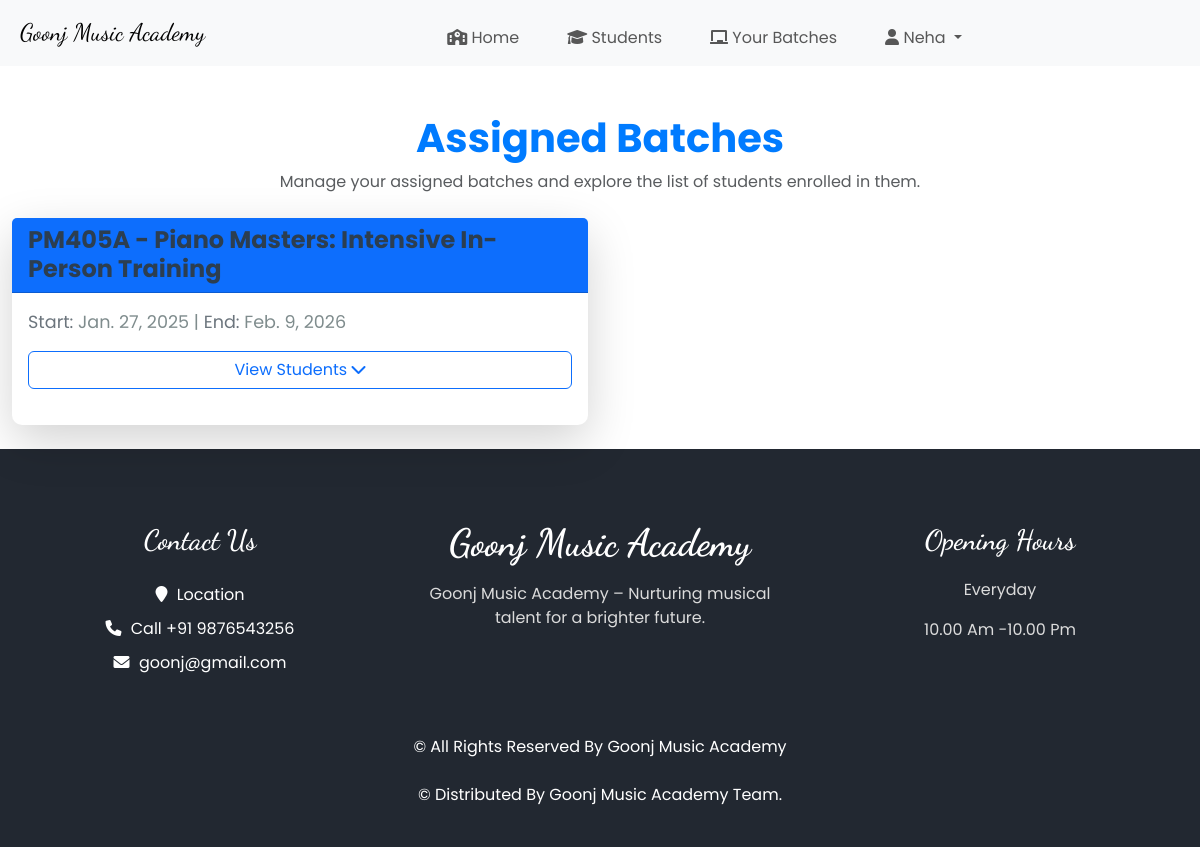
Page /teacher_batches/ (signed in) on the committed database.
### account/models.py (models this page shows, shortened)
class CustomUser(AbstractUser):
    contact = models.CharField(
        max_length=10,
        blank=True,
        null=True,
        validators=[RegexValidator(r'^\d{10}$', 'Enter a valid 10-digit contact number')],
    )
    profile_picture = models.ImageField(upload_to='profile_pics/', null=True, blank=True)

### product/models.py (models this page shows, shortened)
class Batch(models.Model):
    course = models.ForeignKey(OfflineCourse, on_delete=models.CASCADE)
    batch_code = models.CharField(max_length=50, unique=True)
    start_date = models.DateField()
    end_date = models.DateField()
    start_time = models.TimeField(default="09:00:00")  # New field for start time
    end_time = models.TimeField(default="17:00:00")    # New field for end time
    teacher = models.ForeignKey('account.Teacher', on_delete=models.SET_NULL, null=True)
    max_students = models.PositiveIntegerField(default=30)  # Maximum number of students
    current_students = models.PositiveIntegerField(default=0)  # Number of students enrolled

class OfflineCourse(models.Model):
    title = models.CharField(max_length=255)
    course_code = models.CharField(max_length=50, unique=True)
    description = RichTextField()
    category = models.ForeignKey(Category, on_delete=models.CASCADE)
    fees = models.DecimalField(max_digits=10, decimal_places=2)
    created_at = models.DateTimeField(default=timezone.now)  # Timestamp for creation
    updated_at = models.DateTimeField(auto_now=True)
    image = models.ImageField(upload_to='course_images/', blank=True, null=True)

### account/views.py (the view)
# urls.py: path('teacher_batches/', views.teacher_batches, name='teacher_batches'),
def teacher_batches(request):
    if not request.user.is_authenticated:
        return redirect('signin')
    if not hasattr(request.user, 'teacher'):
        return render(request, '403.html')
    teacher = request.user.teacher
    batches = Batch.objects.filter(teacher=teacher)
    batch_student_mapping = {}
    for batch in batches:
        enrolled_students = Enrollment.objects.filter(batch=batch).values_list('student', flat=True)
        students = Student.objects.filter(id__in=enrolled_students)
        batch_student_mapping[batch] = students
    context = {
        'batch_student_mapping': batch_student_mapping,
    }
    return render(request, 'batches.html', context)

### templates/batches.html (shortened to what this page needs)
{% extends 'teacher_base.html' %}
{% load static %}
{% block content %}
<div class="container mt-5">
    <h1 class="fw-bold text-primary text-center">Assigned Batches</h1>
    <p class="text-center text-muted">Manage your assigned batches and explore the list of students enrolled in them.
    </p>
    <div class="row mt-4">
        {% for batch, students in batch_student_mapping.items %}
        <div class="col-md-6 mb-4">
            <div class="card border-0 shadow-lg h-100">
                <div class="card-header bg-primary text-white">
                    <h5 class="card-title mb-0">{{ batch.batch_code }} - {{ batch.course.title }}</h5>
                </div>
                <div class="card-body">
                    <p class="card-text">
                        <span class="text-secondary">Start:</span> {{ batch.start_date }} |
                        <span class="text-secondary">End:</span> {{ batch.end_date }}
                    </p>
                    <button class="btn btn-outline-primary w-100" type="button" data-bs-toggle="collapse"
                        data-bs-target="#students-{{ batch.id }}" aria-expanded="false"
                        aria-controls="students-{{ batch.id }}">
                        View Students <i class="fa-solid fa-chevron-down"></i>
                    </button>
                </div>
            </div>
        </div>
        {% endfor %}
    </div>
</div>
{% endblock content %}

### templates/teacher_base.html (shortened to what this page needs)
{% load static %}
<!DOCTYPE html>
<html lang="en">
<head>
  <link href="https://cdn.jsdelivr.net/npm/bootstrap@5.3.0-alpha1/dist/css/bootstrap.min.css" rel="stylesheet">
  <link href="https://cdnjs.cloudflare.com/ajax/libs/font-awesome/6.0.0-beta3/css/all.min.css" rel="stylesheet">
  <link href="https://cdn.jsdelivr.net/npm/bootstrap-icons/font/bootstrap-icons.css" rel="stylesheet">
  <link rel="stylesheet" href="{% static 'css/style.css' %}">
</head>
<body>
  {% block header %}
  <nav class="navbar navbar-expand-lg navbar-light bg-light sticky-top">
    <div class="container-fluid">
      <a class="navbar-brand ms-2" href="{% url 'teacher_index' %}">Goonj Music Academy</a>
      <div class="collapse navbar-collapse" id="navbarNav">
        <ul class="navbar-nav d-flex w-100 justify-content-center">
          <li class="nav-item mx-3">
            <a class="nav-link" href="{% url 'teacher_index' %}">
              <i class="fa-solid fa-school"></i> Home
            </a>
          </li>
          <li class="nav-item mx-3">
            <a class="nav-link" href="{% url 'view_enrolled_students' %}">
              <i class="fa-solid fa-graduation-cap"></i> Students
            </a>
          </li>
          <li class="nav-item mx-3">
            <a class="nav-link" href="{% url 'teacher_batches' %}">
              <i class="fa-solid fa-chalkboard"></i> Your Batches
            </a>
          </li>
          <li class="nav-item dropdown mx-3">
            {% if user.is_authenticated %}
            <a class="nav-link dropdown-toggle" href="#" id="userDropdown" role="button" data-bs-toggle="dropdown"
              aria-expanded="false">
              <i class="fas fa-user"></i> {{ user.first_name|capfirst }}
            </a>
            {% endif %}
          </li>
        </ul>
      </div>
    </div>
  </nav>
  {% endblock header %}
  {% block content %}
  {% endblock content %}
  {% block footer %}
  <footer class="footer_section">
    <div class="container">
      <div class="row">
        <div class="col-md-4 footer-col">
          <div class="footer_contact">
            <h4>
              Contact Us
            </h4>
            <div class="contact_link_box">
              <a href="">
                <i class="fa fa-map-marker" aria-hidden="true"></i>
                <span>
                  Location
                </span>
              </a>
              <a href="">
                <i class="fa fa-phone" aria-hidden="true"></i>
                <span>
                  Call +91 9876543256
                </span>
              </a>
              <a href="">
                <i class="fa fa-envelope" aria-hidden="true"></i>
                <span>
                  goonj@gmail.com
                </span>
              </a>
            </div>
          </div>
        </div>
        <div class="col-md-4 footer-col">
          <div class="footer_detail">
            <a href="" class="footer-logo">
              Goonj Music Academy
            </a>
            <p>
              Goonj Music Academy – Nurturing musical talent for a brighter future.
            </p>
          </div>
        </div>
        <div class="col-md-4 footer-col">
          <h4>
            Opening Hours
          </h4>
          <p>
            Everyday
          </p>
          <p>
            10.00 Am -10.00 Pm
          </p>
        </div>
      </div>
      <div class="footer-info">
        <p>
          &copy;  All Rights Reserved By
          <a href="https://html.design/">Goonj Music Academy</a><br><br>
          &copy;  Distributed By
          <a href="https://themewagon.com/" target="_blank">Goonj Music Academy Team.</a>
        </p>
      </div>
    </div>
  </footer>
  {% endblock footer %}
</body>
</html>

### static/css/style.css (style rules this page uses)
body { font-family: 'Poppins', sans-serif; }
.navbar-brand, .carousel-caption h3, .carousel-caption p, .carousel-caption .btn { font-family: 'Dancing Script', cursive; font-size: 1.5rem; }
a { color: inherit; text-decoration: none; }
.card-body { text-align: center; }
.text-primary { color: #007bff !important; }
.text-muted { color: #6c757d; }
.shadow-lg { box-shadow: 0px 10px 20px rgba(0, 0, 0, 0.1); }
.footer_section { background-color: #222831; color: #ffffff; padding: 75px 0 40px 0; text-align: center; }
.footer_section h4 { font-size: 28px; }
.footer_section h4, .footer_section .footer-logo { font-weight: 600; margin-bottom: 20px; font-family: 'Dancing Script', cursive; }
.footer_section p { color: #dbdbdb; }
.footer_section .footer-col { margin-bottom: 30px; }
.footer_section .footer_contact .contact_link_box { display: -webkit-box; display: -ms-flexbox; display: flex; -webkit-box-orient: vertical; -webkit-box-direction: normal; -ms-flex-direction: column; flex-direction: column; }
.footer_section .footer_contact .contact_link_box a { margin: 5px 0; color: #ffffff; }
.footer_section .footer_contact .contact_link_box a i { margin-right: 5px; }
.footer_section .footer-logo { display: block; font-weight: bold; font-size: 38px; line-height: 1; color: #ffffff; }
.footer_section .footer-info { text-align: center; margin-top: 25px; }
.footer_section .footer-info p { color: #ffffff; margin: 0; }
.footer_section .footer-info p a { color: inherit; }

### templates/batches.html (style rules this page uses)
.container { max-width: 1200px; margin-left: auto; margin-right: auto; }
.card { margin-bottom: 20px; border-radius: 10px; border: 1px solid #ddd; box-shadow: 0 2px 10px rgba(0, 0, 0, 0.1); }
.card-body { text-align: left; }
.card-title { font-size: 1.5rem; font-weight: bold; color: #2c3e50; }
.card-text { font-size: 1.1rem; color: #7f8c8d; }
.collapse { margin-top: 10px; }

### rows in the picture
CustomUser: first_name "Neha"
Batch: batch_code "PM405A", course "Piano Masters: Intensive In-Person Training", start_date "Jan. 27, 2025", end_date "Feb. 9, 2026"
